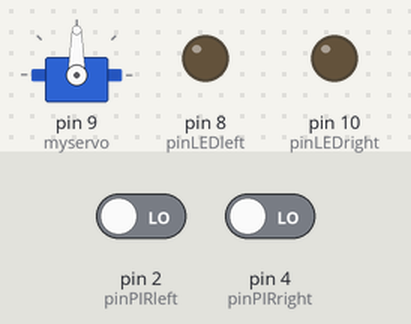
A sketch run on a simulated Arduino Uno, built with avr-gcc and run on an emulated ATmega328P. On the bench: servo, output pins drawn as LEDs (lit = HIGH). Inputs (shaded band) come from the test bench; at power-on: pin 2 (pinPIRleft) LOW, pin 4 (pinPIRright) LOW. What the sketch prints to the serial monitor is not drawn.

Above: at 11.2 s.
11.3 s: pin 2 (pinPIRleft) driven HIGH
At 11.6 s:
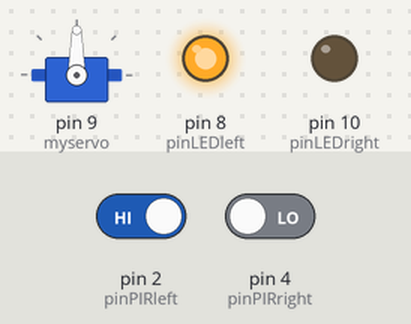
12.8 s: pin 4 (pinPIRright) driven HIGH
At 13.8 s:
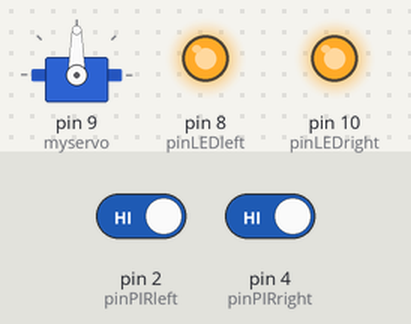
14.3 s: pin 2 (pinPIRleft) driven LOW
At 15.4 s:
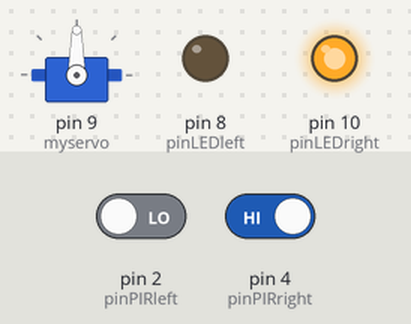
15.8 s: pin 4 (pinPIRright) driven LOW
At 16.1 s:
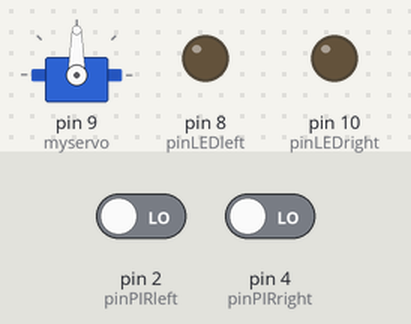
Timing chart, 0 to 18.3 s (numbered marks = the images above; inputs shaded):
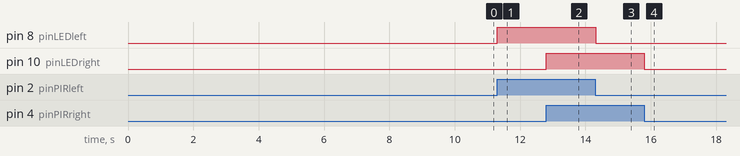

Measured:
- after the input at 11.3 s, pin 8 (pinLEDleft): LOW → HIGH at once
- after the input at 12.8 s, pin 10 (pinLEDright): LOW → HIGH at once
- after the input at 14.3 s, pin 8 (pinLEDleft): HIGH → LOW at once
- after the input at 15.8 s, pin 10 (pinLEDright): HIGH → LOW at once

The sketch:

SUITE_POUR_DEUX_PIR_controlling_a_servo_motor.ino
```cpp
#include <Servo.h>
Servo myservo;
//Servo library

int calibrationTime = 10;


int pos = 0;
int pinPIRleft = 2;
int pinLEDleft = 8;
int pinPIRright = 4;
int pinLEDright = 10;
//the digital pin declaration for the  output for the various component

//MAIN PROGRAM//

//SETUP
void setup(){
  Serial.begin(9600);
  pinMode(pinPIRleft, INPUT);
  pinMode(pinLEDleft, OUTPUT);
  pinMode(pinPIRright, INPUT);
  pinMode(pinLEDright, OUTPUT);
  myservo.attach(9);

  //give the sensor some time to calibrate
  Serial.print("calibrating sensor ");
    for(int i = 0; i < calibrationTime; i++){
      Serial.print(".");
      delay(1000);
      }
    Serial.println(" done");
    Serial.println("SENSOR ACTIVE");
    delay(50);
  }

//////////////////////////////LOOP
void loop(){

  if ((digitalRead(pinPIRleft) == HIGH) && (digitalRead(pinPIRright) == HIGH)) {
    digitalWrite(pinLEDright, HIGH);
    digitalWrite(pinLEDleft, HIGH);
    // do something here if both sensors detect movement.
     myservo.write(myservo.read());
     delay(15);

  }

  if ((digitalRead(pinPIRleft) == LOW) && (digitalRead(pinPIRright) == LOW)) {
      digitalWrite(pinLEDleft, LOW);
      digitalWrite(pinLEDright, LOW);
    // do something here if both sensors detect no movement.
    myservo.write(myservo.read());
    delay(15);
}

 if ((digitalRead(pinPIRleft) == HIGH) && (digitalRead(pinPIRright) == LOW)) {
    digitalWrite(pinLEDleft, HIGH);
    digitalWrite(pinLEDright,LOW);
      if(pos>180){
      pos -= 1;
      myservo.write(pos);
      delay(15);
    }

 }
 if ((digitalRead(pinPIRright) == HIGH)&& (digitalRead(pinPIRleft) == LOW)) {
    digitalWrite(pinLEDright, HIGH);
    digitalWrite(pinLEDleft, LOW);
      if(pos<0){
        pos += 1;
      myservo.write(pos);
      delay(15);
    }
}
 }
```
